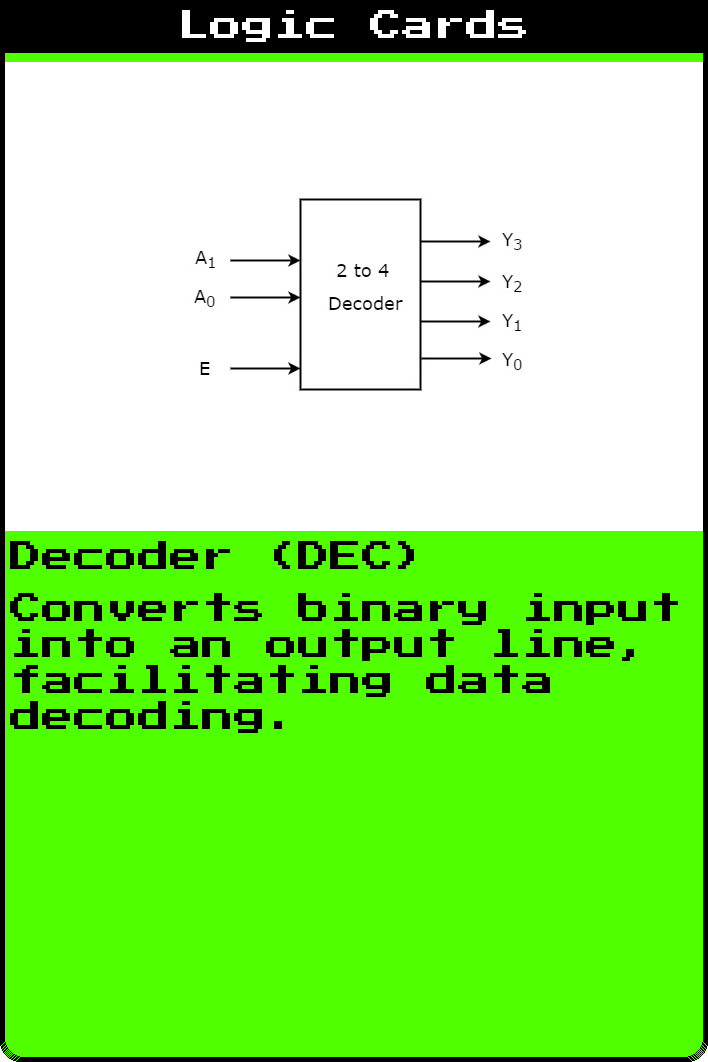
#> input picture themed_deck_generator/readyCards /gatesCards/image_22.png, 708 x 1062 px, given as the content of the folder standardisedImages, which was not available
$ python new.py   (older library calls are emulated)
#> lines starting #> are read from the running program, lines starting #| are printed output that depends on the picture; pictures that were not available may be replaced by others from this repository, and a replacement may not be noted
#> (reads themed_deck_generator/namesAndDescriptions/logicGatesNames.txt from the repository)
#> (reads themed_deck_generator/namesAndDescriptions/logicGatesDescriptions.txt from the repository)
#this script takes images, names and descriptions and creates 72 cards
#quality is optimized with font size 32px
#it creates 72 colors based on color spectrum, unique color for each card
#Card consists of header, image section, name, description, background and black border
#thus, the script generates 72 unique cards using these elements
#names, descriptions and images can be substituted.


from PIL import Image, ImageDraw, ImageFont
import os

class PokemonCardGenerator:
    def __init__(self):
        self.card_width = 708
        self.card_height = 1062
        self.border_color = "black"
        self.header_color = "black"
        self.max_font_size = 48
        self.num_colors = 72  # Define the number of colors here

    def create_rounded_mask(self, size, radius):
        mask = Image.new('L', size)
        mask_draw = ImageDraw.Draw(mask)
        mask_draw.rounded_rectangle([(0, 0), size], fill=255, radius=radius)
        return mask

    def wrap_text(self, text, font, max_width):
        lines = []
        line = []
        words = text.split()

        for word in words:
            test_line = line + [word] if line else [word]
            test_size = self.get_text_size(' '.join(test_line), font)

            if test_size[0] <= max_width:
                line.append(word)
            else:
                lines.append(' '.join(line))
                line = [word]

        if line:
            lines.append(' '.join(line))

        return '\n'.join(lines)

    def get_text_size(self, text, font):
        dummy_img = Image.new('RGB', (1, 1))
        dummy_draw = ImageDraw.Draw(dummy_img)
        bbox = dummy_draw.textbbox((0, 0), text, font=font)
        return (bbox[2] - bbox[0], bbox[3] - bbox[1])

    def generate_card(self, name, description, image_path, output_path):
#> called with name = 'Decoder (DEC)', image_path = 'standardisedImages/image_22.png', output_path = 'gatesCards/image_22.png'
        try:
            # Create the card template
            template = Image.new("RGB", (self.card_width, self.card_height), "white")
#> template: PIL image 708x1062 RGB; every value is 255
            draw = ImageDraw.Draw(template)

            # Determine the background color based on the card index
            card_index = int(output_path.split("_")[-1].split(".")[0])
            background_color = self.get_background_color(card_index)

            # Create a border for the card
            border_width = 5
            for x in range(border_width):
                draw.rounded_rectangle(
                    [(x, x), (self.card_width - x - 1, self.card_height - x - 1)],
                    outline=self.border_color,
                    radius=20,
                    fill=background_color  # Set the background color
                )

            # Draw the header
            header_text = "Logic Cards"
            header_font_size = 32
            header_font = ImageFont.truetype("/Users/krasnomakov/Library/Fonts/PressStart2P-Regular.ttf", size = header_font_size)
            header_text_bbox = draw.textbbox((0, 0), header_text, font=header_font)
#> header_text_bbox = (0, 6, 185, 37)
            header_text_width = header_text_bbox[2] - header_text_bbox[0]
#> header_text_width = 185
            header_text_height = header_text_bbox[3] - header_text_bbox[1]
#> header_text_height = 31
            header_x = (self.card_width - header_text_width) // 2
#> header_x = 261
            header_y = 10
            draw.rectangle(
                [(0, 0), (self.card_width, header_y + header_text_height + 10)],
                fill=self.header_color
            )
            draw.text((header_x, header_y), header_text, fill="white", font=header_font, antialias=True)

            # Load the image
            image = Image.open(image_path)
#> image is the input picture: PIL image 708x1062 RGB; mean R, G, B 148.3, 229.5, 111.1

            # Placeholder for the image
            image_width = self.card_width - 2 * border_width
            image_height = self.card_height // 2 - header_y - header_text_height - 20
#> image_height = 470
            image_x = border_width
            image_y = header_y + header_text_height + 20
#> image_y = 61

            # Create a white background for the image placeholder
            image_bg = Image.new("RGB", (image_width, image_height), "white")
#> image_bg: PIL image 698x470 RGB; every value is 255

            # Resize and crop the image to fit the placeholder
            image.thumbnail((image_width, image_height), Image.ANTIALIAS)
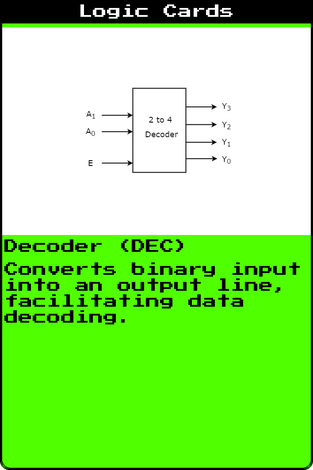
#> image: PIL image 313x470 RGB; mean R, G, B 148.2, 229.4, 111
            image = image.crop((0, 0, image_width, image_height))
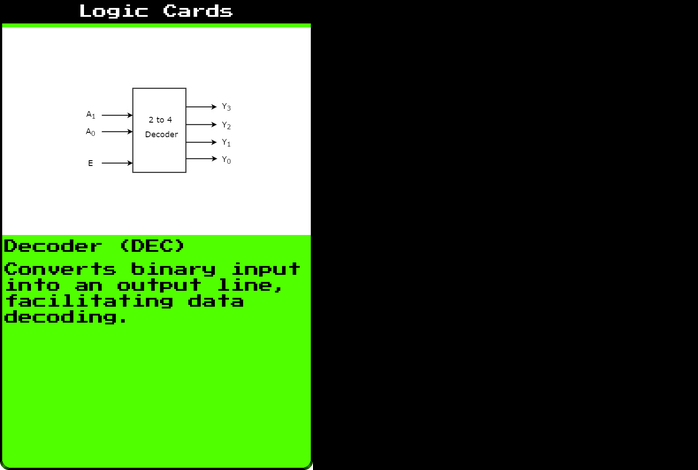
#> image: PIL image 698x470 RGB; mean R, G, B 66.5, 102.9, 49.8

            # If the image has transparency, convert it to RGB and composite it over the white background
            if image.mode in ('RGBA', 'LA') or (image.mode == 'P' and 'transparency' in image.info):
                image = Image.alpha_composite(image_bg.convert('RGBA'), image.convert('RGBA')).convert("RGB")

            # [7 lines of commented-out code are left out]

            template.paste(image, (image_x, image_y))  # this line pastes image, uncomment lines above to add mask that rounds corners
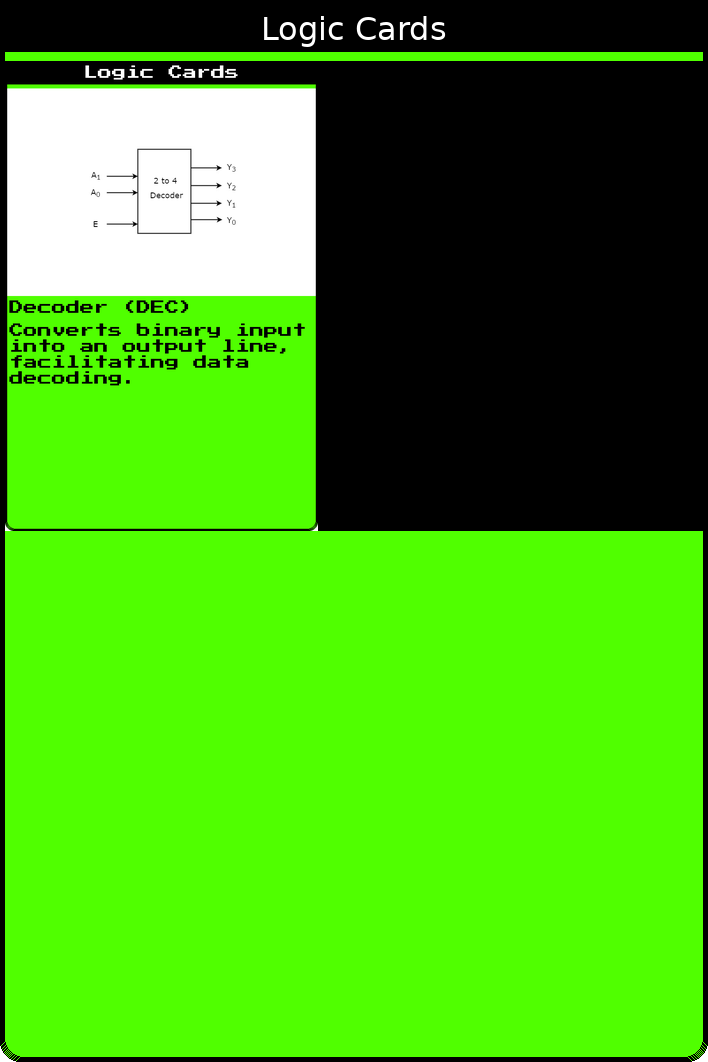
#> template: PIL image 708x1062 RGB; mean R, G, B 69.2, 172, 22.2

            # Draw the name and description within a text box
            text_y = image_y + image_height + 10
#> text_y = 541
            max_text_width = self.card_width - 20
            name_font_size = 32
            description_font_size = 32

            name_font = ImageFont.truetype("/Users/krasnomakov/Library/Fonts/PressStart2P-Regular.ttf", size=name_font_size)
            description_font = ImageFont.truetype("/Users/krasnomakov/Library/Fonts/PressStart2P-Regular.ttf", size=description_font_size)

            name = self.wrap_text(name, name_font, max_text_width)
            description = self.wrap_text(description, description_font, max_text_width)

            draw.text((10, text_y), name, fill="black", font=name_font, antialias=True)
            text_y += self.get_text_size(name, name_font)[1] + 20
#> text_y = 590
            draw.text((10, text_y), description, fill="black", font=description_font, antialias=True)

            # Save the card
            template.save(output_path, dpi=(300, 300), quality=100)
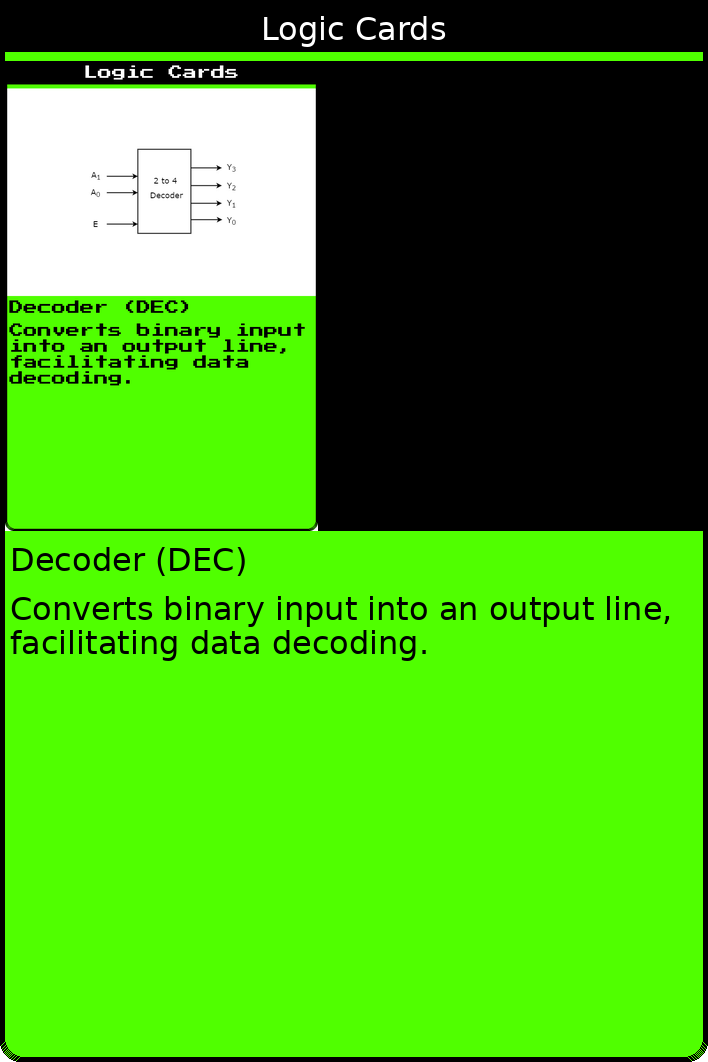
#> saved as image_22.png: PIL image 708x1062 RGB; mean R, G, B 68.3, 169, 22.2

        except Exception as e:
            print(f"Error generating card {output_path}: {e}")

    def get_background_color(self, card_index):
        colors = []
        num_colors = 72  # Total number of different colors for the cards

        for i in range(num_colors):
            hue = int((348 / num_colors) * i)
            rgb_color = self.hsv_to_rgb(hue / 360, 1, 1)
            scaled_color = tuple(int(255 * component) for component in rgb_color)
            colors.append(scaled_color)

        color_index = (card_index - 1) % num_colors
        return colors[color_index]

    def hsv_to_rgb(self, h, s, v):
        h_i = int(h * 6)
        f = h * 6 - h_i
        p = v * (1 - s)
        q = v * (1 - f * s)
        t = v * (1 - (1 - f) * s)

        if h_i == 0:
            return v, t, p
        if h_i == 1:
            return q, v, p
        if h_i == 2:
            return p, v, t
        if h_i == 3:
            return p, q, v
        if h_i == 4:
            return t, p, v
        return v, p, q

if __name__ == "__main__":
    card_generator = PokemonCardGenerator()
    output_folder = "gatesCards"

    # Paths to data files and image folder
    names_file = "/Users/krasnomakov/Documents1/py/cardGeneration/namesAndDescriptions/logicGatesNames.txt"
    descriptions_file = "/Users/krasnomakov/Documents1/py/cardGeneration/namesAndDescriptions/logicGatesDescriptions.txt"
    images_folder = "standardisedImages"

    # Create output folder if it doesn't exist
    if not os.path.exists(output_folder):
        os.makedirs(output_folder)

    with open(names_file, "r") as file:
        names = file.read().splitlines()

    with open(descriptions_file, "r") as file:
        descriptions = file.read().splitlines()

    image_files = [file for file in os.listdir(images_folder) if file.endswith((".png", ".jpeg"))]

    for image_filename in image_files:
        card_index = int(image_filename.split("_")[-1].split(".")[0])
        if 1 <= card_index <= len(names):
            name = names[card_index - 1]
            description = descriptions[card_index - 1]
            image_path = os.path.join(images_folder, image_filename)
            output_path = os.path.join(output_folder, image_filename)
            card_generator.generate_card(name, description, image_path, output_path)
